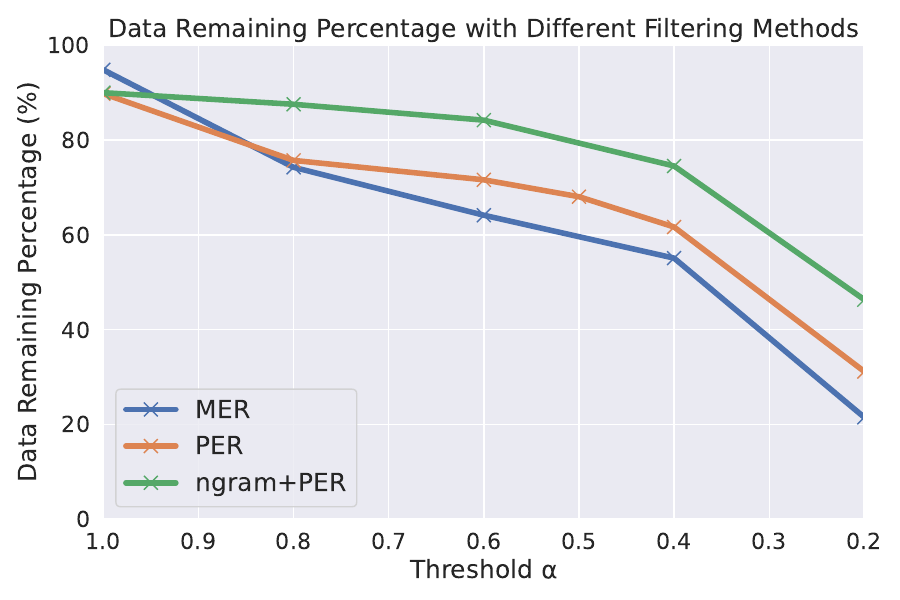

Reproduce this figure in Python.
import seaborn as sns
import matplotlib.pyplot as plt
import pandas as pd

# Define the data
# MER
x1 = [1.0, 0.8, 0.6, 0.4, 0.2]             # 0.5
y1 = [94.83, 74.26, 64.15, 55.10, 21.50] # 69.13
# PER
x2 = [1.0, 0.8, 0.6, 0.5, 0.4, 0.2]             #0.5
y2 = [89.80, 75.72, 71.62, 68.06, 61.67, 31.17] #71.62
# ngram+PER
x3 = [1.0, 0.8, 0.6, 0.4, 0.2]                  #0.5
y3 = [90.01, 87.56, 84.21, 74.54, 46.33] # 80.79

# Convert to DataFrame
sns.set_theme()
# Create the dot plot
fig, ax = plt.subplots(1, 1, figsize=(9, 6))
# ax = sns.stripplot(x='Model Parameters (in millions)', y='Mix Error Rate (%)', data=df, jitter=True)
# Customize the color of the leftmost point

# Add text labels for each data point
# ax.plot(x1, y1, label='MER', color='blue', linestyle='-', linewidth=2, marker='x', markersize=5, markerfacecolor='blue')
ax.plot(x1, y1, label='MER', linestyle='-', linewidth=4, marker='x', markersize=10)
ax.plot(x2, y2, label='PER', linestyle='-', linewidth=4, marker='x', markersize=10)
ax.plot(x3, y3, label='ngram+PER', linestyle='-', linewidth=4, marker='x', markersize=10)
ax.set_title("Data Remaining Percentage with Different Filtering Methods", fontsize=18)
ax.set_xlabel("Threshold α", fontsize=18)
ax.set_ylabel("Data Remaining Percentage (%)", fontsize=18)
ax.set_xlim(1.0, 0.2)
ax.set_ylim(0, 100)
ax.tick_params(axis='both', which='major', labelsize=16)
ax.legend(fontsize=18)

# Add titles and labels
# plt.title("Mix Error Rate vs. Model Parameters")
plt.tight_layout()
# plt.subplots_adjust(wspace=0.2)  # Adjust the width space between subplots
# Show the plot
plt.show()
plt.savefig("figure3.pdf")